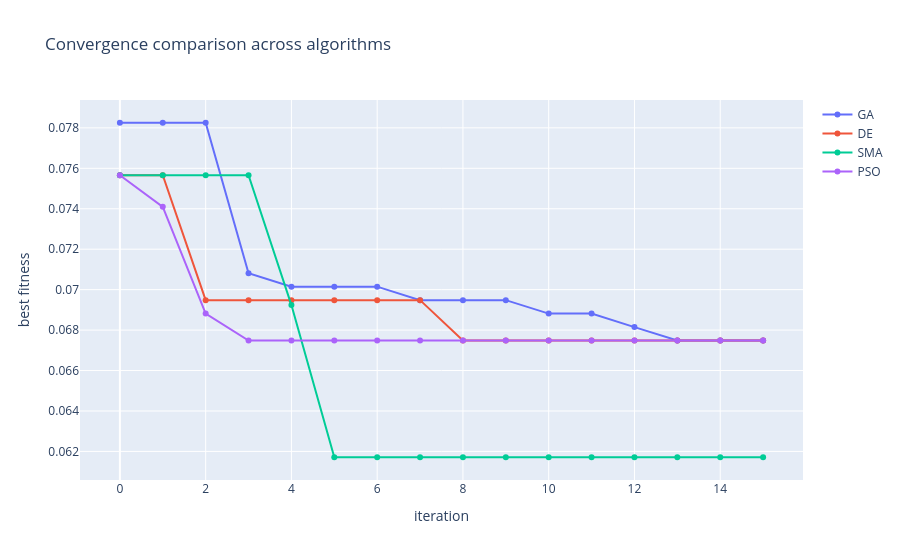

Write notebook code for a chart like this one.
### Code cell
fig = go.Figure()
for name, history in curves.items():
    fig.add_trace(go.Scatter(y=history, name=name))
fig.update_layout(
    title='Convergence comparison across algorithms',
    xaxis_title='iteration',
    yaxis_title='best fitness',
)
fig.show()

### Figure 1 — Plotly figure (JSON) as saved in the notebook; plotly's stock layout.template omitted (floating-point values rounded to 4 significant figures)
{"data": [{"name": "GA", "type": "scatter", "y": [0.07825, 0.07825, 0.07825, 0.07081, 0.07015, 0.07015, 0.07015, 0.06948, 0.06948, 0.06948, 0.06881, 0.06881, 0.06815, 0.06748, 0.06748, 0.06748]}, {"name": "DE", "type": "scatter", "y": [0.07566, 0.07566, 0.06948, 0.06948, 0.06948, 0.06948, 0.06948, 0.06948, 0.06748, 0.06748, 0.06748, 0.06748, 0.06748, 0.06748, 0.06748, 0.06748]}, {"name": "SMA", "type": "scatter", "y": [0.07566, 0.07566, 0.07566, 0.07566, 0.06924, 0.06171, 0.06171, 0.06171, 0.06171, 0.06171, 0.06171, 0.06171, 0.06171, 0.06171, 0.06171, 0.06171]}, {"name": "PSO", "type": "scatter", "y": [0.07566, 0.07409, 0.06881, 0.06748, 0.06748, 0.06748, 0.06748, 0.06748, 0.06748, 0.06748, 0.06748, 0.06748, 0.06748, 0.06748, 0.06748, 0.06748]}], "layout": {"title": {"text": "Convergence comparison across algorithms"}, "xaxis": {"title": {"text": "iteration"}}, "yaxis": {"title": {"text": "best fitness"}}}}
